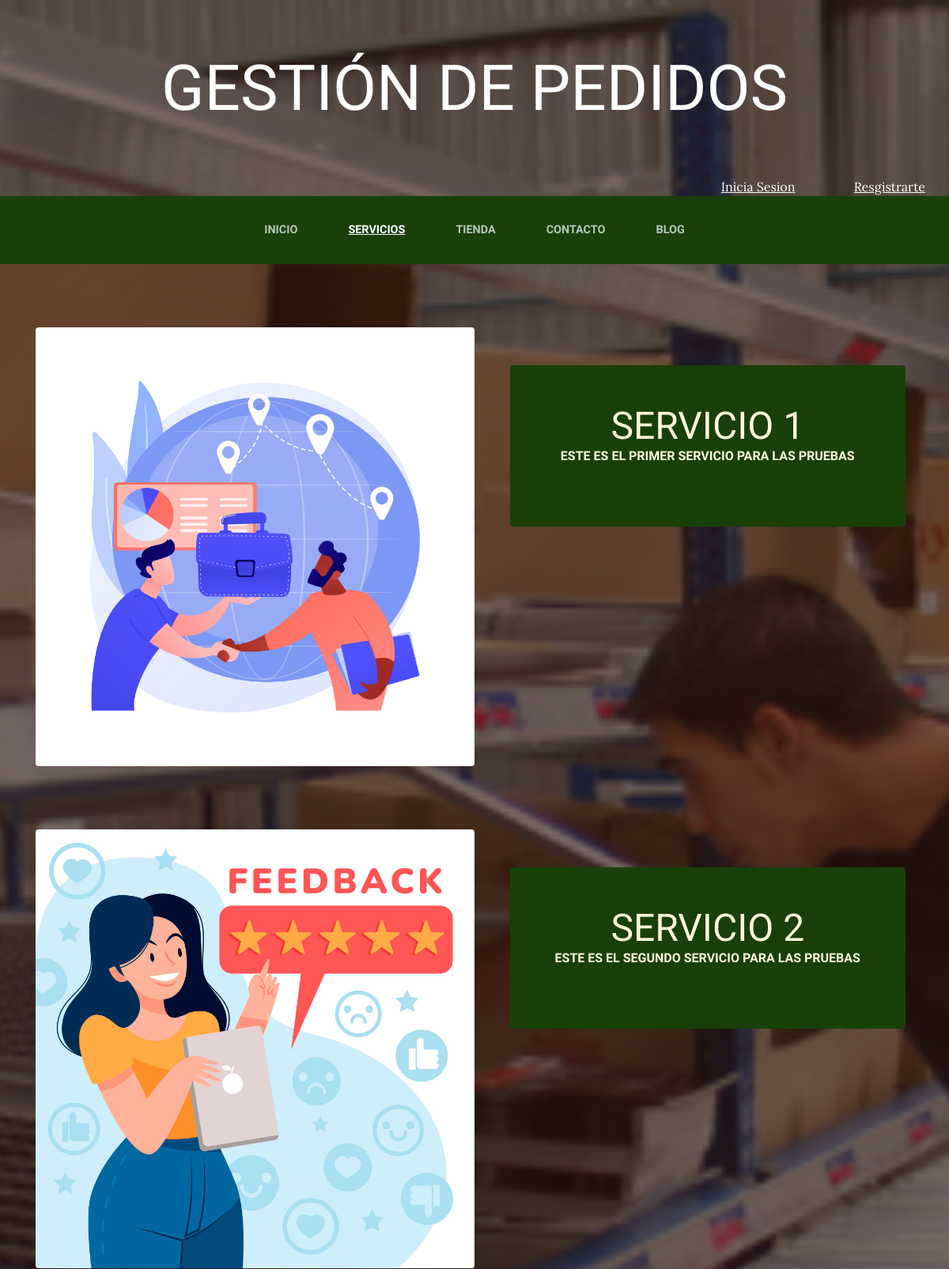
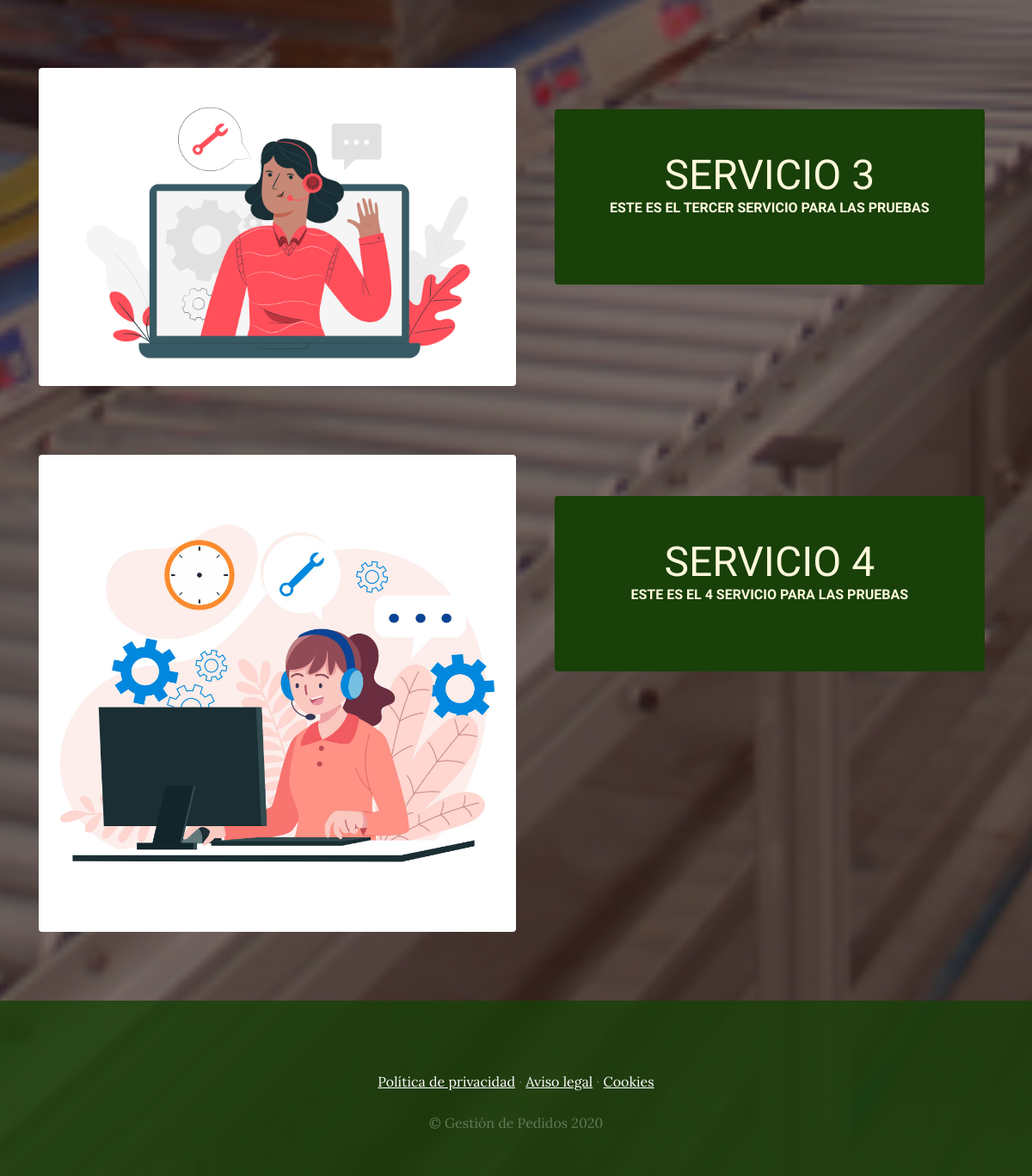
The app's page /servicios/ with its own data (2 pictures, top to bottom).
### Servicios/models.py (models this page shows, shortened)
class servicio(models.Model):
    titulo = models.CharField(max_length=60)
    contenido = models.CharField(max_length=100)
    imagen = models.ImageField(upload_to = 'servicios')
    created = models.DateTimeField(auto_now_add=True)
    updated = models.DateTimeField(auto_now_add=True)
    class Meta:
        verbose_name = 'servicio'
        verbose_name_plural = 'servicios'

### Servicios/views.py (the view)
# urls.py: path('servicios/', include('Servicios.urls')),
def servicios(request):
    servicios  = servicio.objects.all()
    return render(request,'Servicios/servicios.html', {'servicios':servicios})

### Carrito/context_processor.py (called while the page is built)
def valor_total_carrito(request):
    Carrito(request)
    total=0
    if request.user.is_authenticated:
      for key,value in request.session["carrito"].items():
          total+=float(value["precio"])
    return {"valor_total_carrito":total}

### Servicios/templates/Servicios/servicios.html
{% extends 'ProyectoWebApp/base.html' %}
{% load static %}
{% block content %}
    {% for servicio in servicios %}
            <section class="page-section clearfix">
                <div class="container">
                  <div class="intro">
                    <img class="intro-img img-fluid mb-3 mb-lg-0 rounded" src="{{servicio.imagen.url}} " alt="" style="width: 50%;">
                    <div class="intro-text left-0 text-center bg-faded p-5 rounded">
                      <h2 class="section-heading mb-4" >
                        <span class="section-heading-lower">{{servicio.titulo}}</span>
                        <span class="section-heading-upper">{{servicio.contenido}}</span>
                      </h2>
                    </div>
                  </div>
                </div>
            </section>
    {% endfor %}
{% endblock  %}

### ProyectoWebApp/templates/ProyectoWebApp/base.html (shortened to what this page needs)
<html>
<head>
    {% load static %}
    <link href="{% static 'ProyectoWebApp/vendor/bootstrap/css/bootstrap.min.css' %} " rel="stylesheet">
    <link href="{% static 'ProyectoWebApp/css/gestion.css' %} " rel="stylesheet">
</head>
<body>
    <h1 class="site-heading text-center text-white d-none d-block">
        <span class="site-heading-lower">Gestión de Pedidos</span>
    </h1>
  <div style="color: white; text-align: right; margin-right: 30px;">
    {% if user.is_authenticated %}
      Bienvenido: &nbsp {{user.username}}
      <a href="{% url 'cerrar_sesion' %}" class="link" style="margin-left: 40px;">Cerrar Sesion</a>
    {% else %}
      <a href="{% url 'logear' %}" class="link" style="margin: 70px;">Inicia Sesion</a>
      <a href="{% url 'autenticacion' %}" class="link" >Resgistrarte</a>
    {% endif %}
  </div>
 <nav class="navbar navbar-expand-lg navbar-dark py-lg-4" id="mainNav">
    <div class="container">
      <div class="collapse navbar-collapse" id="navbarResponsive">
        <ul class="navbar-nav mx-auto">
          <li class="nav-item {% if request.path == '/' %} active {% endif %} px-lg-4">
            <a class="nav-link text-uppercase text-expanded" href="{% url 'inicio' %}">Inicio</a>
          </li>
          <li class="nav-item {% if request.path|slice:':11' == '/servicios/' %} active {% endif %} px-lg-4">
            <a class="nav-link text-uppercase text-expanded" href="{% url 'servicios' %}">Servicios</a>
          </li>
          <li class="nav-item {% if request.path|slice:':8' == '/tienda/' %} active {% endif %} px-lg-4">
            <a class="nav-link text-uppercase text-expanded" href="{% url 'tienda' %}">Tienda</a>
          </li>
            <li class="nav-item {% if request.path|slice:':10' == '/contacto/' %} active {% endif %} px-lg-4">
              <a class="nav-link text-uppercase text-expanded"  href="{% url 'contacto' %}">Contacto</a>
            </li>
          <li class="nav-item {% if request.path|slice:':6' == '/blog/' %} active {% endif %} px-lg-4">
            <a class="nav-link text-uppercase text-expanded" href="{% url 'blog' %}">Blog</a>
          </li>
        </ul>
      </div>
    </div>
  </nav>
    {% block content %}
    {% endblock  %}
    <footer class="footer text-faded text-center py-5">
      <div class="container">
        <p class="m-0 mbt">
        	<a href="sample.html" class="link">Política de privacidad</a> ·
        	<a href="sample.html" class="link">Aviso legal</a> ·
        	<a href="sample.html" class="link">Cookies</a>
		</p>
        <p class="m-0 mbt1">&copy; Gestión de Pedidos 2020</p>
      </div>
	</footer>
</body>
</html>

### static/ProyectoWebApp/css/gestion.css (style rules this page uses)
body { font-family: 'Lora'; background: linear-gradient(rgba(47, 23, 15, 0.65), rgba(47, 23, 15, 0.65)), url("../img/bg_main.jpg"); background-attachment: fixed; background-position: center; background-size: cover; }
h1, h2, h3, h4, h5, h6 { font-family: 'Raleway'; }
p { line-height: 1.75; }
.text-faded { color: rgba(255, 255, 255, 0.3); }
.site-heading { margin-top: 5rem; margin-bottom: 5rem; text-transform: uppercase; line-height: 1; font-family: 'Raleway'; }
.site-heading .site-heading-lower { font-size: 5rem; font-weight: 100; line-height: 4rem; }
.page-section { margin-top: 5rem; margin-bottom: 5rem; }
.section-heading { text-transform: uppercase; }
.section-heading .section-heading-upper { display: block; font-size: 1rem; font-weight: 800; padding-bottom:.5rem; }
.section-heading .section-heading-lower { display: block; font-size: 3rem; font-weight: 100; }
.bg-faded { background-color: rgba(255, 255, 255, 0.85); }
#mainNav { background-color: rgba(24, 64, 8); font-family: 'Raleway'; }
#mainNav .navbar-nav .nav-item .nav-link { color: rgba(255, 255, 255, 0.7); font-weight: 800; }
#mainNav .navbar-nav .nav-item.active .nav-link { color: #ffffff; text-decoration: underline; }
@media (min-width: 992px) { #mainNav .navbar-nav .nav-item .nav-link { font-size: 0.9rem; } }
.intro { position: relative; }
@media (min-width: 992px) { .intro .intro-img { width: 75%; float: left; } }
@media (min-width: 992px) { .intro .intro-text { left: 600; width: 60%; margin-top: 3rem; background-color: rgba(24, 64, 8); color: cornsilk; position: absolute; } }
@media (min-width: 1200px) { .intro .intro-text { width: 45%; } }
.footer { background-color: rgba(24, 64, 8, 0.8); }
.mbt { padding-top: 2rem; }
.mbt1 { padding-top: 1.25rem; }
a.link { text-decoration: underline; color: rgb(255, 255, 255); }

### records on screen
servicio: imagen (picture), titulo "SERVICIO 1", contenido "ESTE ES EL PRIMER SERVICIO PARA LAS PRUEBAS"
servicio: imagen (picture), titulo "SERVICIO 2", contenido "ESTE ES EL SEGUNDO SERVICIO PARA LAS PRUEBAS"
servicio: imagen (picture), titulo "SERVICIO 3", contenido "ESTE ES EL TERCER SERVICIO PARA LAS PRUEBAS"
servicio: imagen (picture), titulo "SERVICIO 4", contenido "ESTE ES EL 4 SERVICIO PARA LAS PRUEBAS"
